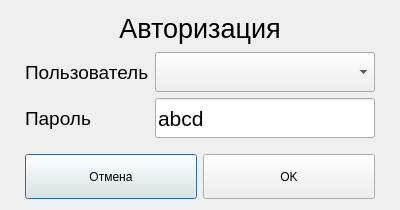
<?xml version="1.0" encoding="UTF-8"?>
<ui version="4.0">
 <class>AuthorizationDialog</class>
 <widget class="QDialog" name="AuthorizationDialog">
  <property name="geometry">
   <rect>
    <x>0</x>
    <y>0</y>
    <width>400</width>
    <height>210</height>
   </rect>
  </property>
  <property name="windowTitle">
   <string>Dialog</string>
  </property>
  <layout class="QGridLayout" name="gridLayout">
   <property name="leftMargin">
    <number>25</number>
   </property>
   <property name="rightMargin">
    <number>25</number>
   </property>
   <item row="1" column="0" colspan="2">
    <widget class="QLabel" name="label_2">
     <property name="font">
      <font>
       <pointsize>14</pointsize>
      </font>
     </property>
     <property name="text">
      <string>Пользователь</string>
     </property>
    </widget>
   </item>
   <item row="2" column="2">
    <widget class="QLineEdit" name="txtPassword">
     <property name="minimumSize">
      <size>
       <width>0</width>
       <height>40</height>
      </size>
     </property>
     <property name="font">
      <font>
       <pointsize>16</pointsize>
      </font>
     </property>
     <property name="text">
      <string>abcd</string>
     </property>
    </widget>
   </item>
   <item row="1" column="2">
    <widget class="QComboBox" name="comboBox">
     <property name="minimumSize">
      <size>
       <width>0</width>
       <height>40</height>
      </size>
     </property>
     <property name="font">
      <font>
       <pointsize>16</pointsize>
      </font>
     </property>
     <property name="currentText">
      <string/>
     </property>
    </widget>
   </item>
   <item row="4" column="0" colspan="3">
    <layout class="QHBoxLayout" name="horizontalLayout">
     <property name="sizeConstraint">
      <enum>QLayout::SetMinimumSize</enum>
     </property>
     <item>
      <widget class="QPushButton" name="btnCancel">
       <property name="minimumSize">
        <size>
         <width>0</width>
         <height>45</height>
        </size>
       </property>
       <property name="text">
        <string>Отмена</string>
       </property>
      </widget>
     </item>
     <item>
      <widget class="QPushButton" name="btnAccept">
       <property name="minimumSize">
        <size>
         <width>150</width>
         <height>45</height>
        </size>
       </property>
       <property name="text">
        <string>OK</string>
       </property>
      </widget>
     </item>
    </layout>
   </item>
   <item row="2" column="0">
    <widget class="QLabel" name="label_3">
     <property name="font">
      <font>
       <pointsize>14</pointsize>
      </font>
     </property>
     <property name="text">
      <string>Пароль</string>
     </property>
    </widget>
   </item>
   <item row="0" column="0" colspan="3">
    <widget class="QLabel" name="label">
     <property name="minimumSize">
      <size>
       <width>0</width>
       <height>35</height>
      </size>
     </property>
     <property name="maximumSize">
      <size>
       <width>16777215</width>
       <height>36</height>
      </size>
     </property>
     <property name="font">
      <font>
       <pointsize>20</pointsize>
      </font>
     </property>
     <property name="text">
      <string>Авторизация</string>
     </property>
     <property name="alignment">
      <set>Qt::AlignCenter</set>
     </property>
    </widget>
   </item>
   <item row="3" column="2">
    <spacer name="verticalSpacer">
     <property name="orientation">
      <enum>Qt::Vertical</enum>
     </property>
     <property name="sizeHint" stdset="0">
      <size>
       <width>20</width>
       <height>40</height>
      </size>
     </property>
    </spacer>
   </item>
  </layout>
 </widget>
 <resources/>
 <connections/>
</ui>
